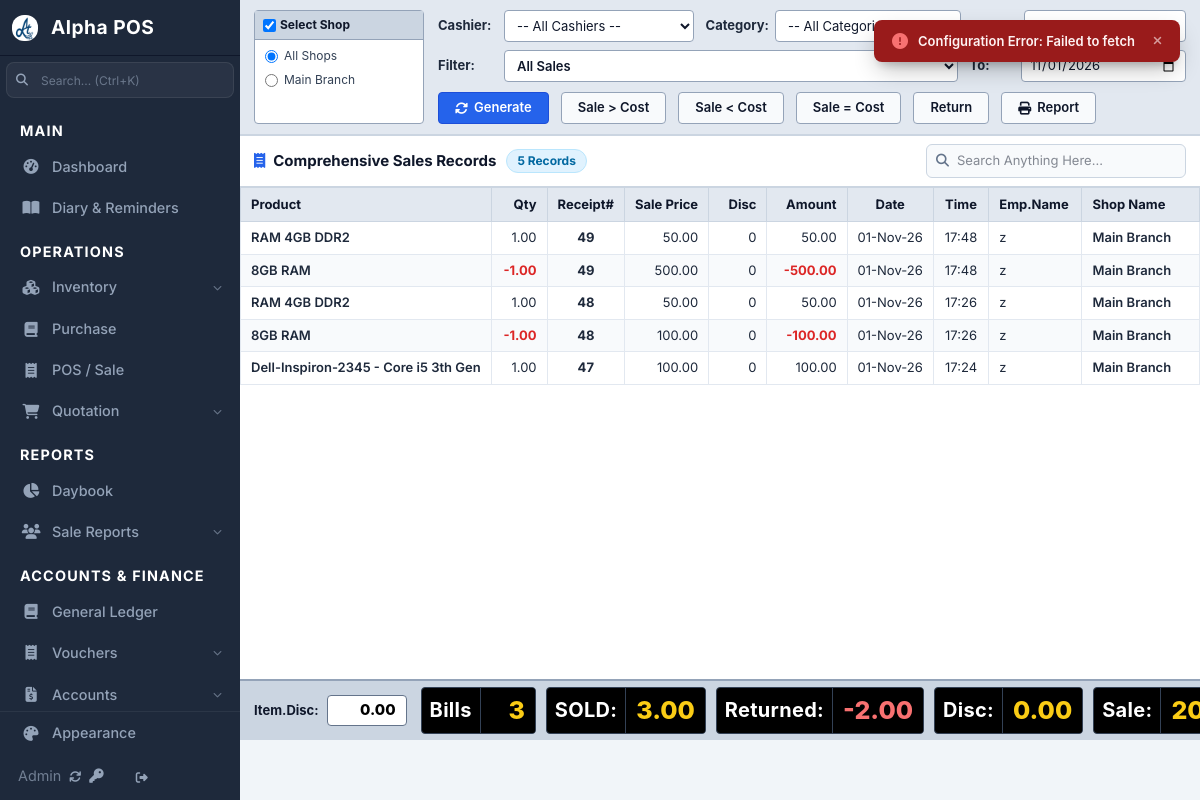
Screenshot of /reports/comprehensive-sale/ (signed in) with the database file from the repository.
### apps/configuration/models.py (models this page shows, shortened)
class Branch(models.Model):
    name = models.CharField(max_length=100)
    name_ur = models.CharField(max_length=200, blank=True, null=True, verbose_name="Branch Name (Urdu)")
    company = models.ForeignKey('Company', on_delete=models.CASCADE)
    address = models.CharField(max_length=255, blank=True, null=True)
    address_ur = models.CharField(max_length=500, blank=True, null=True, verbose_name="Address (Urdu)")
    phone1 = models.CharField(max_length=15, blank=True, null=True)
    phone2 = models.CharField(max_length=15, blank=True, null=True)
    email = models.EmailField(blank=True, null=True)
    license_no = models.CharField(max_length=50, blank=True, null=True)
    logo = models.ImageField(upload_to='branch_logos/', blank=True, null=True)
    dateent = models.DateTimeField(auto_now_add=True)
    updated_at = models.DateTimeField(auto_now=True)

### apps/sale/models.py (models this page shows)
class Invoice(models.Model):
    id = models.BigAutoField(primary_key=True)
    bill_no = models.IntegerField(db_index=True)
    is_header = models.BooleanField(default=False, db_index=True)
    header_edit_count = models.PositiveIntegerField(default=0, null=True, blank=True)
    header_acc_code = models.IntegerField(default = 112000001, null=True, blank=True)
    inv_id = models.IntegerField(null=True, blank=True)
    prod_name = models.CharField(max_length=255, blank=True, default='')
    category = models.CharField(max_length=100, blank=True, default='',null = True)
    qty = models.DecimalField(max_digits=12, decimal_places=2, default=0, null=True, blank=True)
    foc_qty = models.DecimalField(max_digits=10, decimal_places=2, default=0, null=True, blank=True)
    rate = models.DecimalField(max_digits=12, decimal_places=2, default=0, null=True, blank=True)
    uom = models.CharField(max_length=20, blank=True, default='',null = True)
    packing_mode = models.PositiveSmallIntegerField(default=1, null=True, blank=True,
        db_comment='1=base 2=ctrn 3=dzn 4=wholesale')
    pack_qty = models.DecimalField(max_digits=12, decimal_places=3, default=0, null=True, blank=True,
        db_comment='crtn_qty if packing mode=2, dzn_qty if packing mode=3')
    row_discount_percent = models.DecimalField(max_digits=5, decimal_places=2, default=0, null=True, blank=True)
    row_discount_amount = models.DecimalField(max_digits=12, decimal_places=2, default=0, null=True, blank=True)
    row_net_total = models.DecimalField(max_digits=12, decimal_places=2, default=0, null=True, blank=True)
    row_net_cost = models.DecimalField(max_digits=12, decimal_places=2, default=0, null=True, blank=True)
    row_rate_cost = models.DecimalField(max_digits=12, decimal_places=2, default=0, null=True, blank=True)
    row_notes = models.TextField(blank=True, default='',null = True)
    date = models.DateField(null=True, blank=True, db_index=True)
    dateent = models.DateTimeField(null=True, blank=True)
    dateedit = models.DateTimeField(null=True, blank=True)
    user = models.CharField(max_length=150, blank=True, default='',null = True)
    edit_by = models.CharField(max_length=150, blank=True, default='',null = True)
    salesman = models.CharField(max_length=150, blank=True, default='',null = True)
    company = models.ForeignKey('configuration.Company', on_delete=models.CASCADE, null=True, blank=True)
    branch = models.ForeignKey('configuration.Branch', on_delete=models.CASCADE, null=True, blank=True)
    posterminal = models.ForeignKey('configuration.POSTerminal', on_delete=models.CASCADE, null=True, blank=True)
    header_quo_con_by = models.CharField(max_length=150, blank=True, default='',null = True)
    header_quo_con_no = models.IntegerField(null=True, blank=True)
    header_total_items = models.PositiveSmallIntegerField(default=0, null=True, blank=True)
    header_item_total = models.DecimalField(max_digits=12, decimal_places=2, default=0, null=True, blank=True)
    header_discount_percent = models.DecimalField(max_digits=5, decimal_places=2, default=0, null=True, blank=True)
    header_discount_amount = models.DecimalField(max_digits=12, decimal_places=2, default=0, null=True, blank=True)
    header_delivery_charges = models.DecimalField(max_digits=12, decimal_places=2, default=0, null=True, blank=True)
    header_gst_percent = models.DecimalField(max_digits=5, decimal_places=2, default=0, null=True, blank=True)
    header_gst_amount = models.DecimalField(max_digits=12, decimal_places=2, default=0, null=True, blank=True)
    header_msc_charges = models.DecimalField(max_digits=12, decimal_places=2, default=0, null=True, blank=True)
    header_net_total = models.DecimalField(max_digits=12, decimal_places=2, default=0, null=True, blank=True, db_index=True)
    header_remarks = models.TextField(blank=True, default='',null = True)
    header_payment_mode = models.PositiveSmallIntegerField(default=1, null=True, blank=True,
        db_comment='1=cash 2=bank 3=dual')
    header_cash_paid = models.DecimalField(max_digits=12, decimal_places=2, default=0, null=True, blank=True)
    header_bank_paid = models.DecimalField(max_digits=12, decimal_places=2, default=0, null=True, blank=True)
    header_card_last4 = models.CharField(max_length=4, blank=True, default='',null = True)
    header_total_paid = models.DecimalField(max_digits=12, decimal_places=2, default=0, null=True, blank=True)
    header_change_amount = models.DecimalField(max_digits=12, decimal_places=2, default=0, null=True, blank=True)
    history = HistoricalRecords()
    class Meta:
        managed = True
        db_table = 'invoice'
        indexes = [
            models.Index(fields=['bill_no']),
            models.Index(fields=['header_quo_con_no']),
            models.Index(fields=['is_header']),
            models.Index(fields=['date', 'is_header']),
            models.Index(fields=['posterminal', 'date']),
            models.Index(fields=['is_header', 'header_net_total']),
        ]
        constraints = [
            models.CheckConstraint(
                condition=models.Q(header_payment_mode__in=[1, 2, 3]),
                name='valid_payment_mode'
            ),
            models.CheckConstraint(
                condition=models.Q(is_header=True, header_total_items__gte=0) |
                    models.Q(is_header=False, header_total_items=0),
                name='total_items_only_on_header'
            ),
        ]

### apps/reports/views/comprehensive_sale.py (the view, shortened to what this page needs)
# urls.py: path('comprehensive-sale/', comprehensive_sale, name='comprehensive_sale'),
@csrf_exempt
def comprehensive_sale(request):
    user = request.user
    try:
        features = Features.objects.get(user=user)
        if not features:
            features = Features.objects.get_or_create(user="All Features")[0]
        can_view, message = get_user_perms(request, 'view_comprehensive_sale')
        if not can_view:
            return redirect('page_not_found')
    except Exception:
        try:
            features = Features.objects.get(user="All Features")
        except Exception:
            features = None
    date_from = date.today().isoformat()
    date_to = date.today().isoformat()
    cashier = ""
    shop_id = ""
    category = ""
    filter_mode = ""
    data, columns, summary = get_comprehensive_sale_data(
        request,
        date_from=date_from,
        date_to=date_to,
        cashier=cashier,
        shop_id=shop_id,
        category=category,
        filter_mode=filter_mode,
    )
    branches = list(Branch.objects.all().order_by("name"))
    item_cat_names = set(
        ItemCategory.objects.exclude(name__isnull=True).exclude(name="").values_list("name", flat=True)
    )
    inv_cat_names = set(
        Invoice.objects.exclude(category__isnull=True).exclude(category="").values_list("category", flat=True)
    )
    inventory_cat_names = set(
        Inventory.objects.exclude(category__name__isnull=True).values_list("category__name", flat=True)
    )
    categories = sorted(list(item_cat_names | inv_cat_names | inventory_cat_names))
    cashiers = list(
        Invoice.objects.exclude(user__isnull=True).exclude(user="")
        .values_list("user", flat=True)
        .distinct()
    )
    context = {
        "data": data,
        "columns": columns,
        "summary": summary,
        "date_from": date_from,
        "date_to": date_to,
        "cashier": cashier,
        "shop_id": str(shop_id),
        "category": category,
        "filter_mode": filter_mode,
        "branches": branches,
        "categories": categories,
        "cashiers": cashiers,
        "features": features,
    }
    return render(request, "reports/comprehensive_sale.html", context)

### apps/reports/templates/reports/comprehensive_sale.html (shortened to what this page needs)
{% extends "main.html" %}
{% load static %}
{% load extra_filters %}
{% block extra_css %}
<link rel='stylesheet' href="{% static 'reports/css/daybook.css' %}">
{% endblock %}
{% block content %}
<div class="comp-wrapper">
    <form method="POST" id="comprehensiveSaleForm" class="criteria-card">
        <div class="shop-select-box">
            <div class="shop-select-header">
                <label style="cursor: pointer; display: flex; align-items: center; gap: 4px;">
                    <input type="checkbox" id="selectAllShops" {% if not shop_id %}checked{% endif %}>
                    Select Shop
                </label>
            </div>
            <div class="shop-select-list">
                <label class="shop-select-item">
                    <input type="radio" name="shop_id_radio" value="" {% if not shop_id %}checked{% endif %}>
                    All Shops
                </label>
                {% for b in branches %}
                <label class="shop-select-item">
                    <input type="radio" name="shop_id_radio" value="{{ b.id }}" {% if shop_id == b.id|stringformat:"s" %}checked{% endif %}>
                    {{ b.name }}
                </label>
                {% endfor %}
            </div>
        </div>
        <div class="criteria-controls">
            <div class="criteria-row">
                <div class="criteria-group" style="flex: 1.2;">
                    <span class="criteria-label">Cashier:</span>
                    <select name="cashier" id="cashier" class="criteria-input" style="flex: 1;">
                        <option value="">-- All Cashiers --</option>
                    </select>
                </div>
                <div class="criteria-group" style="flex: 1.2;">
                    <span class="criteria-label">Category:</span>
                    <select name="category" id="category" class="criteria-input" style="flex: 1;">
                        <option value="">-- All Categories --</option>
                    </select>
                </div>
                <div class="criteria-group" style="flex: 1;">
                    <span class="criteria-label" style="min-width: 45px;">From:</span>
                </div>
            </div>
            <div class="criteria-row">
                <div class="criteria-group" style="flex: 2.4;">
                    <span class="criteria-label">Filter:</span>
                    <select name="filter_mode" id="filter_mode" class="criteria-input" style="flex: 1; font-weight: 600;">
                        <option value="" {% if not filter_mode %}selected{% endif %}>All Sales</option>
                    </select>
                </div>
                <div class="criteria-group" style="flex: 1;">
                    <span class="criteria-label" style="min-width: 45px;">To:</span>
                    <input type="date" name="date_to" id="date_to" class="criteria-input" value="{{ date_to }}" style="flex: 1;">
                </div>
            </div>
            <div class="criteria-row" style="margin-top: 2px;">
                <button type="submit" class="btn-pos btn-pos-primary">
                    <i class="fas fa-sync-alt"></i> Generate
                </button>
                <button type="button" class="btn-pos" onclick="setQuickFilterAndSubmit('sale_gt_cost')">
                    Sale &gt; Cost
                </button>
                <button type="button" class="btn-pos" onclick="setQuickFilterAndSubmit('sale_lt_cost')">
                    Sale &lt; Cost
                </button>
                <button type="button" class="btn-pos" onclick="setQuickFilterAndSubmit('sale_eq_cost')">
                    Sale = Cost
                </button>
                <button type="button" class="btn-pos" onclick="setQuickFilterAndSubmit('return')">
                    Return
                </button>
                <button type="button" class="btn-pos" onclick="window.print()">
                    <i class="fas fa-print"></i> Report
                </button>
            </div>
        </div>
    </form>
    <div class="comp-table-header">
        <div style="display: flex; align-items: center; gap: 10px;">
            <h3 class="comp-table-title">
                <i class="fas fa-receipt"></i>
                Comprehensive Sales Records
            </h3>
            <span class="comp-record-badge" id="recordCount">
                {{ summary.total_rows|default:"0" }} Records
            </span>
        </div>
        <div class="table-search-box">
            <input type="text" id="tableSearch" placeholder="Search Anything Here..." autocomplete="off">
        </div>
    </div>
    <div class="comp-table-container">
        <table class="comp-table" id="compTable">
            <thead>
                <tr>
                    <th style="width: 24%; text-align: left;">Product</th>
                    <th style="width: 6%; text-align: right;">Qty</th>
                    <th style="width: 8%; text-align: center;">Receipt#</th>
                    <th style="width: 8%; text-align: right;">Sale Price</th>
                    <th style="width: 7%; text-align: right;">Disc</th>
                    <th style="width: 9%; text-align: right;">Amount</th>
                    <th style="width: 8%; text-align: center;">Date</th>
                    <th style="width: 6%; text-align: center;">Time</th>
                    <th style="width: 10%; text-align: left;">Emp.Name</th>
                    <th style="width: 14%; text-align: left;">Shop Name</th>
                </tr>
            </thead>
            <tbody id="compTableBody">
                {% if data %}
                {% for row in data %}
                <tr class="data-row">
                    <td class="cell-product">{{ row.prod_name }}</td>
                    <td class="text-right {% if row.raw_qty < 0 %}text-negative{% endif %}">{{ row.qty }}</td>
                    <td class="cell-receipt" onclick="window.open('/sale/?bill_no={{ row.bill_no }}', '_blank')">{{ row.bill_no }}</td>
                    <td class="text-right">{{ row.rate }}</td>
                    <td class="text-right">{{ row.disc }}</td>
                    <td class="text-right {% if row.raw_amount < 0 %}text-negative{% endif %}">{{ row.amount }}</td>
                    <td class="text-center">{{ row.date }}</td>
                    <td class="text-center">{{ row.time }}</td>
                    <td>{{ row.user }}</td>
                    <td class="cell-shop">{{ row.shop_name }}</td>
                </tr>
                {% endfor %}
                {% endif %}
            </tbody>
        </table>
    </div>
    <div class="comp-summary-bar">
        <div class="summary-disc-box">
            <span>Item.Disc:</span>
            <div class="summary-disc-val">{{ summary.item_disc }}</div>
        </div>
        <div class="summary-pill-group">
            <div class="summary-pill">
                <span class="summary-pill-label">Bills</span>
                <span class="summary-pill-val">{{ summary.bills_count }}</span>
            </div>
            <div class="summary-pill">
                <span class="summary-pill-label">SOLD:</span>
                <span class="summary-pill-val">{{ summary.total_sold_qty }}</span>
            </div>
            <div class="summary-pill return-pill">
                <span class="summary-pill-label">Returned:</span>
                <span class="summary-pill-val">{{ summary.total_returned_qty }}</span>
            </div>
            <div class="summary-pill">
                <span class="summary-pill-label">Disc:</span>
                <span class="summary-pill-val">{{ summary.total_disc }}</span>
            </div>
            <div class="summary-pill">
                <span class="summary-pill-label">Sale:</span>
                <span class="summary-pill-val">{{ summary.total_sale }}</span>
            </div>
        </div>
    </div>
</div>
{% endblock content %}

### rows the page displays
Branch: shop_id_radio "☐ Main Branch", name "Main Branch", shop_name "Main Branch" "Main Branch" "Main Branch"
Invoice: prod_name "RAM 4GB DDR2"
Invoice: prod_name "8GB RAM", qty "-1.00", bill_no "49", rate "500.00", disc "0", amount "-500.00", date "01-Nov-26", time "17:48", user "z", shop_name "Main Branch"
Invoice: prod_name "RAM 4GB DDR2"
Invoice: prod_name "8GB RAM", qty "-1.00", bill_no "48", rate "100.00", disc "0", amount "-100.00", date "01-Nov-26", time "17:26", user "z", shop_name "Main Branch"
Invoice: prod_name "Dell-Inspiron-2345 - Core i5 3th Gen"

### other values shown
{{ summary.total_rows|default:"0" }} "5"
{{ row.qty }} "1.00" "1.00" "1.00"
{{ row.bill_no }} "49" "48" "47"
{{ row.rate }} "50.00" "50.00" "100.00"
{{ row.disc }} "0" "0" "0"
{{ row.amount }} "50.00" "50.00" "100.00"
{{ row.date }} "01-Nov-26" "01-Nov-26" "01-Nov-26"
{{ row.time }} "17:48" "17:26" "17:24"
{{ row.user }} "z" "z" "z"
{{ summary.item_disc }} "0.00"
{{ summary.bills_count }} "3"
{{ summary.total_sold_qty }} "3.00"
{{ summary.total_returned_qty }} "-2.00"
{{ summary.total_disc }} "0.00"
